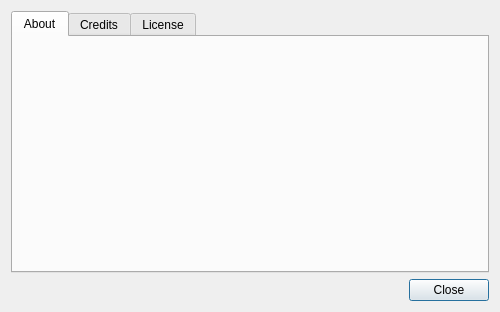
<?xml version="1.0" encoding="UTF-8"?>
<ui version="4.0">
 <class>AboutDialog</class>
 <widget class="QDialog" name="AboutDialog">
  <property name="geometry">
   <rect>
    <x>0</x>
    <y>0</y>
    <width>500</width>
    <height>312</height>
   </rect>
  </property>
  <property name="minimumSize">
   <size>
    <width>500</width>
    <height>300</height>
   </size>
  </property>
  <property name="maximumSize">
   <size>
    <width>500</width>
    <height>400</height>
   </size>
  </property>
  <property name="windowTitle">
   <string>About</string>
  </property>
  <property name="windowIcon">
   <iconset>
    <normaloff>:/media/watchvideo-32x32.png</normaloff>:/media/watchvideo-32x32.png</iconset>
  </property>
  <property name="layoutDirection">
   <enum>Qt::LeftToRight</enum>
  </property>
  <layout class="QVBoxLayout" name="verticalLayout">
   <item>
    <widget class="QTabWidget" name="tabWidget">
     <property name="currentIndex">
      <number>0</number>
     </property>
     <widget class="QWidget" name="t_about">
      <attribute name="title">
       <string>About</string>
      </attribute>
      <layout class="QVBoxLayout" name="verticalLayout_2">
       <item>
        <widget class="QWidget" name="layoutWidget" native="true"/>
       </item>
      </layout>
     </widget>
     <widget class="QWidget" name="t_credits">
      <attribute name="title">
       <string>Credits</string>
      </attribute>
      <layout class="QGridLayout" name="gridLayout">
       <item row="0" column="0">
        <widget class="QTextBrowser" name="creditsBrowser"/>
       </item>
      </layout>
     </widget>
     <widget class="QWidget" name="t_license">
      <attribute name="title">
       <string>License</string>
      </attribute>
      <layout class="QGridLayout" name="gridLayout_2">
       <item row="0" column="0">
        <widget class="QTextEdit" name="licenseEdit">
         <property name="readOnly">
          <bool>true</bool>
         </property>
        </widget>
       </item>
      </layout>
     </widget>
    </widget>
   </item>
   <item>
    <widget class="QDialogButtonBox" name="buttonBox">
     <property name="standardButtons">
      <set>QDialogButtonBox::Close</set>
     </property>
    </widget>
   </item>
  </layout>
 </widget>
 <resources/>
 <connections/>
</ui>
